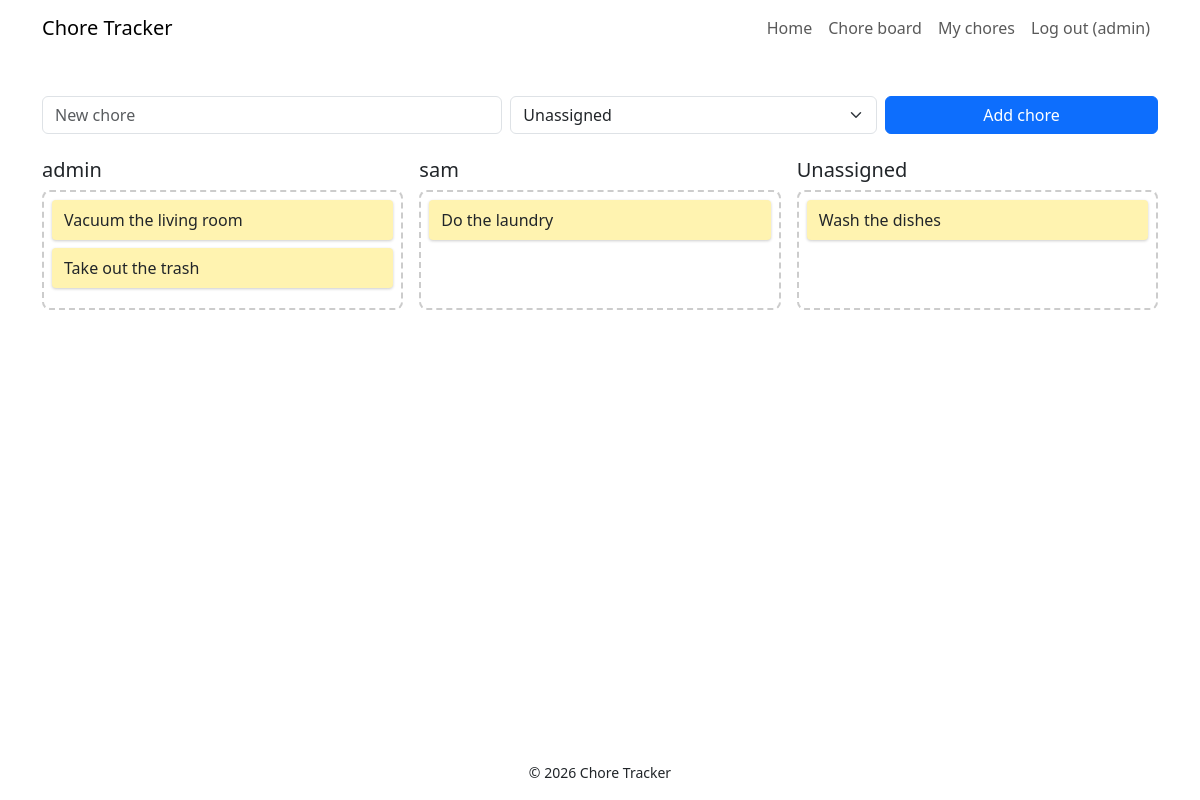
The app's page /chores (signed in), older data.
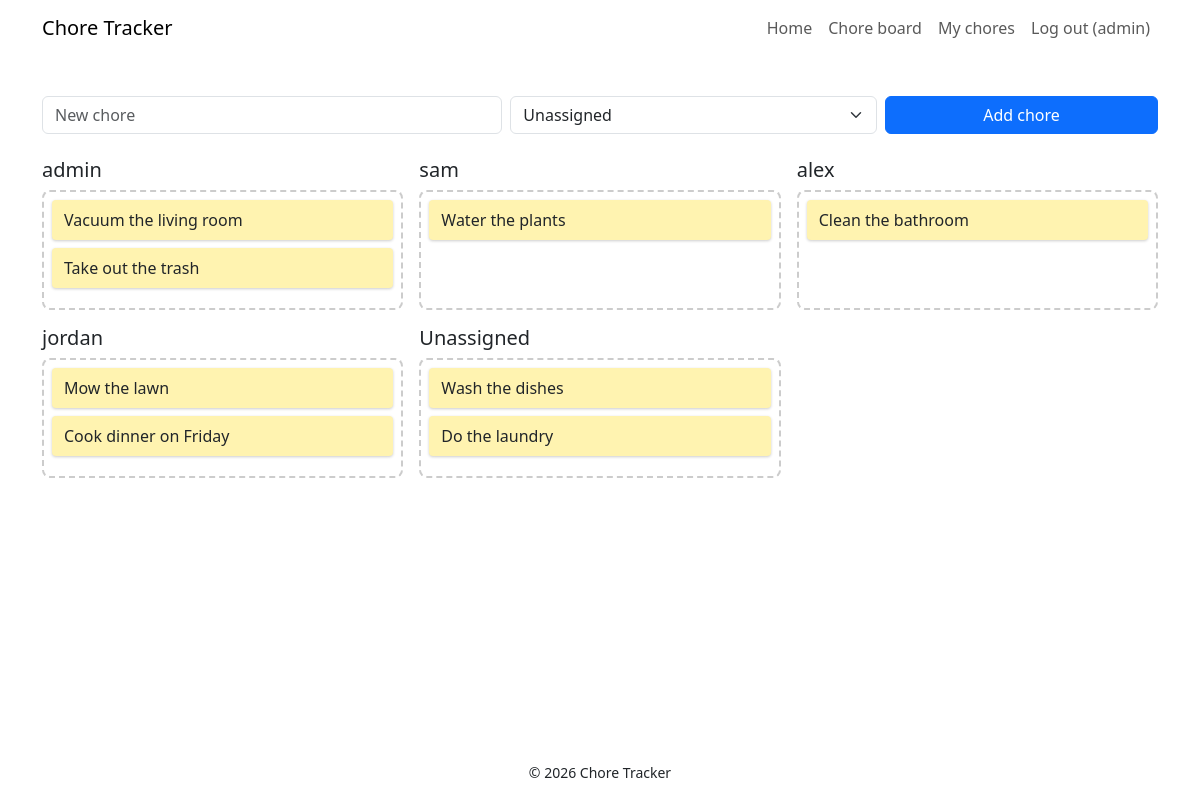
The same page, newer data.
### app.py (models this page shows)
class User(db.Model):
    id = db.Column(db.Integer, primary_key=True)
    username = db.Column(db.String(20), unique=True, nullable=False)
    password_hash = db.Column(db.String(256), nullable=False)
    role = db.Column(db.String(10), nullable=False, default="member")  # "admin" or "member"

class Chore(db.Model):
    id = db.Column(db.Integer, primary_key=True)
    title = db.Column(db.String(100), nullable=False)
    done = db.Column(db.Boolean, default=False, nullable=False)
    assignee_id = db.Column(db.Integer, db.ForeignKey("user.id"), nullable=True)
    assignee = db.relationship("User")

### app.py (the view, shortened to what this page needs)
@app.route("/chores", methods=["GET", "POST"])
@login_required
def chores():
    form = ChoreForm()
    form.assignee.choices = [(0, "Unassigned")] + [(u.id, u.username) for u in User.query.all()]
    return render_template("chores.html", form=form,
                           users=User.query.all(), chores=Chore.query.all())

### app.py
class ChoreForm(FlaskForm):
    title = StringField("Chore", validators=[DataRequired(), Length(max=100)])
    assignee = SelectField("Assign to", coerce=int)
    submit = SubmitField("Add chore")

### app.py (called while the page is built)
@app.context_processor
def inject_globals():
    return {"app_name": APP_NAME}

def login_required(view):
    @wraps(view)
    def wrapped(*args, **kwargs):
        if "user_id" not in session:
            flash("Please log in to see your chores.", "warning")
            return redirect(url_for("login"))
        return view(*args, **kwargs)
    return wrapped

### templates/chores.html (shortened to what this page needs)
{% extends "base.html" %}
{% block content %}
<div class="container py-4">
  <form method="POST" class="row g-2 mb-4" novalidate>
    <div class="col-md-5">{{ form.title(class="form-control", placeholder="New chore") }}</div>
    <div class="col-md-4">{{ form.assignee(class="form-select") }}</div>
    <div class="col-md-3">{{ form.submit(class="btn btn-primary w-100") }}</div>
  </form>
  <div id="board" class="row g-3"
       data-me="{{ session['user_id'] }}"
       data-admin="{{ 'true' if session['role'] == 'admin' else 'false' }}">
    {% for u in users %}
    <div class="col-md-4">
      <h2 class="h5">{{ u.username }}</h2>
      <div class="chore-list" data-user-id="{{ u.id }}">
        {% for c in chores if c.assignee_id == u.id %}
          <div class="chore" data-id="{{ c.id }}">{{ c.title }}</div>
        {% endfor %}
      </div>
    </div>
    {% endfor %}
    <div class="col-md-4">
      <h2 class="h5">Unassigned</h2>
      <div class="chore-list" data-user-id="">
        {% for c in chores if c.assignee_id is none %}
          <div class="chore" data-id="{{ c.id }}">{{ c.title }}</div>
        {% endfor %}
      </div>
    </div>
  </div>
</div>
{% endblock %}

### templates/base.html (shortened to what this page needs)
<!DOCTYPE html>
<html lang="en">
<head>
    <link href="https://cdn.jsdelivr.net/npm/bootstrap@5.3.3/dist/css/bootstrap.min.css" rel="stylesheet">
    <link rel="stylesheet" href="{{ url_for('static', filename='my_style.css') }}">
</head>
<body class="d-flex flex-column min-vh-100">
<nav class="navbar navbar-expand-sm site-nav">
    <div class="container">
        <a class="navbar-brand" href="{{ url_for('index') }}">{{ app_name }}</a>
        <div class="collapse navbar-collapse" id="mainNav">
            <ul class="navbar-nav ms-auto align-items-sm-center">
                <li class="nav-item"><a class="nav-link" href="{{ url_for('index') }}">Home</a></li>
                {% if session.get('user_id') %}
                    <li class="nav-item"><a class="nav-link" href="{{ url_for('chores') }}">Chore board</a></li>
                    <li class="nav-item"><a class="nav-link" href="{{ url_for('mychores') }}">My chores</a></li>
                    <li class="nav-item"><a class="nav-link" href="{{ url_for('logout') }}">Log out ({{ session['username'] }})</a></li>
                {% else %}
                    <li class="nav-item"><a class="nav-link" href="{{ url_for('login') }}">Log in</a></li>
                {% endif %}
            </ul>
        </div>
    </div>
</nav>
<main class="flex-grow-1">
    {% block content %}{% endblock %}
</main>
<footer class="site-footer text-center py-3">
    <small>&copy; 2026 {{ app_name }}</small>
</footer>
</body>
</html>

### static/my_style.css (style rules this page uses)
.chore-list { min-height: 120px; padding: .5rem; border: 2px dashed #ccc; border-radius: .5rem; }
.chore { background: #fff3b0; padding: .5rem .75rem; margin-bottom: .5rem; border-radius: .25rem; cursor: grab; box-shadow: 0 1px 3px rgba(0,0,0,.2); }

Row changes from the older to the newer data that the page shows:
changed User "sam": loses Chore (title "Do the laundry")
added Chore: title "Water the plants", shown under User "sam"
added User: username "alex"
added Chore: title "Clean the bathroom", shown under "alex"
added User: username "jordan"
added Chore: title "Mow the lawn", shown under "jordan"
added Chore: title "Cook dinner on Friday", shown under "jordan"
now on one of the page's lists (row edited): Chore: title "Do the laundry"
